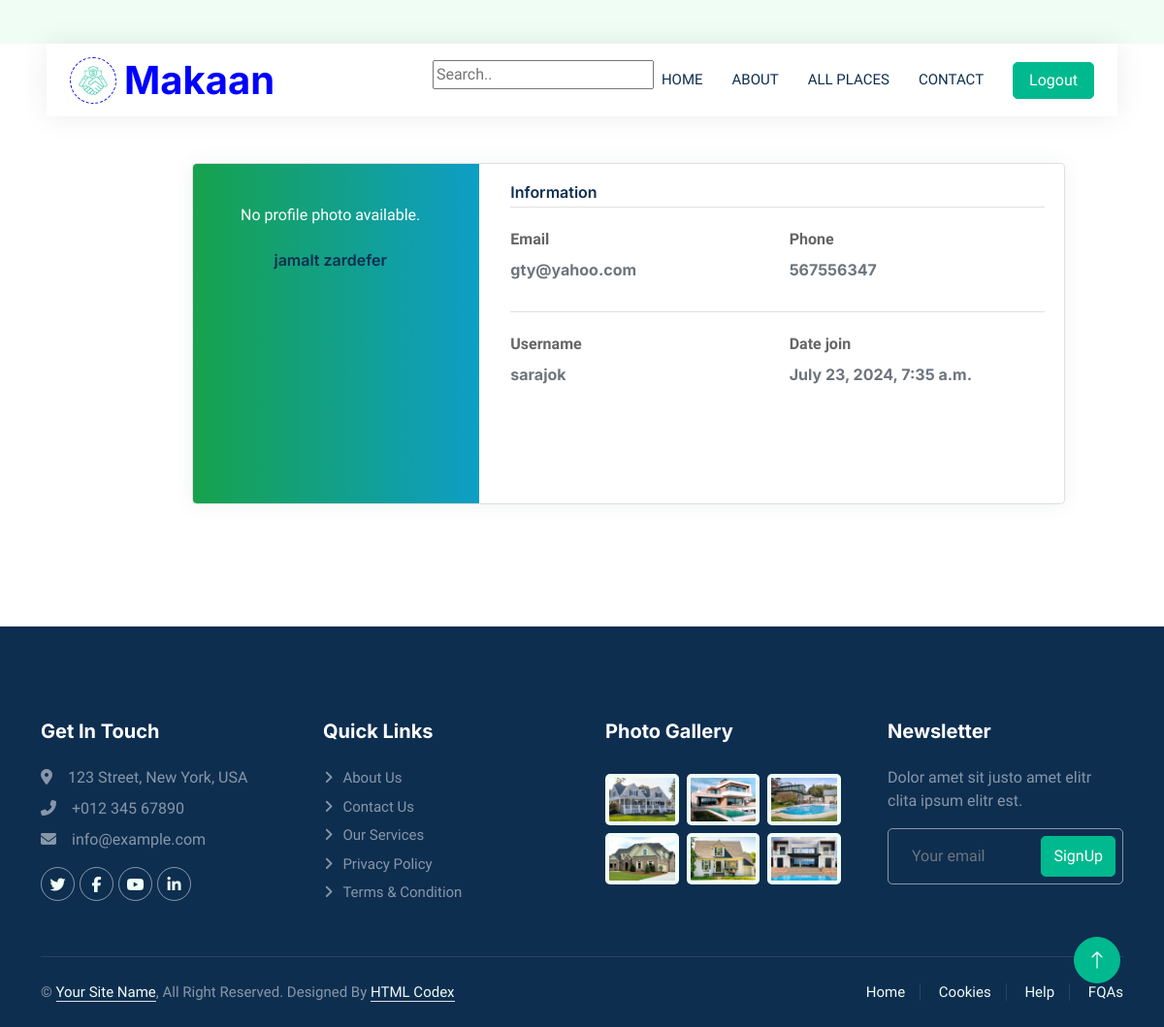
The app's page /auth/profile/ (signed in) with its own data.
### account/models.py (models this page shows, shortened)
class CustomUser(AbstractBaseUser):
    username = models.CharField(max_length=150, unique=True)
    email = models.EmailField(unique=True)
    full_name = models.CharField(max_length=255)
    phone_number = models.CharField(max_length=20, blank=True, null=True)
    profile_photo = models.ImageField(upload_to='profile_photos/', blank=True, null=True)
    is_active = models.BooleanField(default=True)
    is_staff = models.BooleanField(default=False)
    is_superuser = models.BooleanField(default=False)
    date_joined = models.DateTimeField(auto_now_add=True)
    objects = CustomUserManager()
    USERNAME_FIELD = 'username'
    REQUIRED_FIELDS = ['email', 'full_name']

### account/views.py (the view)
# urls.py: path('profile/',ProfileView , name='profile')
@login_required
def ProfileView(request):
    profile=request.user
    photo=request.user.profile_photo
    context = {
        "profile" : profile,
        "photo" : photo,
    }
    return render(request,'account/profile.html',context)

### templates/account/profile.html (shortened to what this page needs)
{% load static %}
<!DOCTYPE html>
<html lang="en">
<head>
    <link rel="stylesheet" href="{% static "account/profile.css" %} ">
    <link rel="stylesheet" href="https://maxcdn.bootstrapcdn.com/bootstrap/4.0.0/css/bootstrap.min.css">
    <link rel="stylesheet" href="https://cdnjs.cloudflare.com/ajax/libs/MaterialDesign-Webfont/3.6.95/css/materialdesignicons.css">
    <link href="https://cdnjs.cloudflare.com/ajax/libs/font-awesome/5.10.0/css/all.min.css" rel="stylesheet">
    <link href="https://cdn.jsdelivr.net/npm/bootstrap-icons@1.4.1/font/bootstrap-icons.css" rel="stylesheet">
    <link href="{% static 'lib/animate/animate.min.css' %}" rel="stylesheet">
    <link href="{% static 'lib/owlcarousel/assets/owl.carousel.min.css' %}" rel="stylesheet">
    <link href="{% static 'css/bootstrap.min.css' %}" rel="stylesheet">
    <link href="{% static 'css/style.css' %}" rel="stylesheet">
</head>
<body>
    <div class="container-xxl bg-white p-0">
        <div class="container-fluid nav-bar bg-transparent">
            <nav class="navbar navbar-expand-lg bg-white navbar-light py-0 px-4">
                <a href="index.html" class="navbar-brand d-flex align-items-center text-center">
                    <div class="icon p-2 me-2">
                        <img class="img-fluid" src="{% static 'img/icon-deal.png' %}" alt="Icon" style="width: 30px; height: 30px;">
                    </div>
                    <h1 style="color:blue;" class="m-0 ">Makaan</h1>
                </a>
                <div class="collapse navbar-collapse" id="navbarCollapse">
                    <div class="navbar-nav ms-auto">
                        <form method='GET' action="{% url "home:places" code=2 %}">
                        <input name='q'  type="text" class=" me-2 mt-3 mb-3" placeholder="Search..">
                        </form>
                        <a href="{% url "home:home" %}" class="nav-item nav-link">Home</a>
                        <a href="{% url "home:about" %}" class="nav-item nav-link ">About</a>
                        <a href="{% url "home:places" code=0 %}" class="nav-link" >All Places</a>
                        <a href="{% url "home:contact" %}" class="nav-item nav-link">Contact</a>
                    </div>
                    {% if not user.is_authenticated %}
                    <a href="{% url "account:login" %}" class="btn btn-primary px-3 d-none d-lg-flex">Login</a>
                    {% else %}
                    <a href="{% url "account:profile" %}" class="btn btn-primary px-3 d-none d-lg-flex">Logout</a>
                    {% endif %}
                </div>
            </nav>
        </div>
    <div  class="page-content page-container" id="page-content">
        <div class="padding">
            <div style='margin-left:-150px' class="row container d-flex justify-content-center">
    <div class="col-xl-6 col-md-12">
        <div class="card user-card-full">
            <div class="row m-l-0 m-r-0">
                <div class="col-sm-4 bg-c-lite-green user-profile">
                    <div class="card-block text-center text-white">
                        <div class="m-b-25">
                            {% if profile.profile_photo %}
                                <img style='width:120px; height:120px' src="{{ profile.profile_photo.url }}" class="img-radius" alt="User-Profile-Image">
                            {% else %}
                                <p>No profile photo available.</p>
                            {% endif %}
                        </div>
                        <h6 class="f-w-600">{{profile.full_name}}</h6>
                    </div>
                </div>
                <div class="col-sm-8">
                    <div class="card-block">
                        <h6 class="m-b-20 p-b-5 b-b-default f-w-600">Information</h6>
                        <div class="row">
                            <div class="col-sm-6">
                                <p class="m-b-10 f-w-600">Email</p>
                                <h6 class="text-muted f-w-400">{{profile.email}}</h6>
                            </div>
                            <div class="col-sm-6">
                                <p class="m-b-10 f-w-600">Phone</p>
                                <h6 class="text-muted f-w-400">{{profile.phone_number}}</h6>
                            </div>
                        </div>
                        <h6 class="m-b-20 m-t-40 p-b-5 b-b-default f-w-600"></h6>
                        <div class="row">
                            <div class="col-sm-6">
                                <p class="m-b-10 f-w-600">Username</p>
                                <h6 class="text-muted f-w-400">{{profile.username}}</h6>
                            </div>
                            <div class="col-sm-6">
                                <p class="m-b-10 f-w-600">Date join</p>
                                <h6 class="text-muted f-w-400">{{profile.date_joined}}</h6>
                            </div>
                        </div>
                    </div>
                </div>
            </div>
        </div>
    </div>
        </div>
        </div>
    </div>
    <div class="container-fluid bg-dark text-white-50 footer pt-5 mt-5 wow fadeIn" data-wow-delay="0.1s">
        <div class="container py-5">
            <div class="row g-5">
                <div class="col-lg-3 col-md-6">
                    <h5 class="text-white mb-4">Get In Touch</h5>
                    <p class="mb-2"><i class="fa fa-map-marker-alt me-3"></i>123 Street, New York, USA</p>
                    <p class="mb-2"><i class="fa fa-phone-alt me-3"></i>+012 345 67890</p>
                    <p class="mb-2"><i class="fa fa-envelope me-3"></i>info@example.com</p>
                    <div class="d-flex pt-2">
                        <a class="btn btn-outline-light btn-social" href=""><i class="fab fa-twitter"></i></a>
                        <a class="btn btn-outline-light btn-social" href=""><i class="fab fa-facebook-f"></i></a>
                        <a class="btn btn-outline-light btn-social" href=""><i class="fab fa-youtube"></i></a>
                        <a class="btn btn-outline-light btn-social" href=""><i class="fab fa-linkedin-in"></i></a>
                    </div>
                </div>
                <div class="col-lg-3 col-md-6">
                    <h5 class="text-white mb-4">Quick Links</h5>
                    <a class="btn btn-link text-white-50" href="">About Us</a>
                    <a class="btn btn-link text-white-50" href="">Contact Us</a>
                    <a class="btn btn-link text-white-50" href="">Our Services</a>
                    <a class="btn btn-link text-white-50" href="">Privacy Policy</a>
                    <a class="btn btn-link text-white-50" href="">Terms & Condition</a>
                </div>
                <div class="col-lg-3 col-md-6">
                    <h5 class="text-white mb-4">Photo Gallery</h5>
                    <div class="row g-2 pt-2">
                        <div class="col-4">
                            <img class="img-fluid rounded bg-light p-1" src="{% static 'img/property-1.jpg'  %}" alt="">
                        </div>
                        <div class="col-4">
                            <img class="img-fluid rounded bg-light p-1" src="{% static 'img/property-2.jpg'  %}" alt="">
                        </div>
                        <div class="col-4">
                            <img class="img-fluid rounded bg-light p-1" src="{% static 'img/property-3.jpg'  %}" alt="">
                        </div>
                        <div class="col-4">
                            <img class="img-fluid rounded bg-light p-1" src="{% static 'img/property-4.jpg'  %}" alt="">
                        </div>
                        <div class="col-4">
                            <img class="img-fluid rounded bg-light p-1" src="{% static 'img/property-5.jpg'  %}" alt="">
                        </div>
                        <div class="col-4">
                            <img class="img-fluid rounded bg-light p-1" src="{% static 'img/property-6.jpg'  %}" alt="">
                        </div>
                    </div>
                </div>
                <div class="col-lg-3 col-md-6">
                    <h5 class="text-white mb-4">Newsletter</h5>
                    <p>Dolor amet sit justo amet elitr clita ipsum elitr est.</p>
                    <div class="position-relative mx-auto" style="max-width: 400px;">
                        <input class="form-control bg-transparent w-100 py-3 ps-4 pe-5" type="text" placeholder="Your email">
                        <button type="button" class="btn btn-primary py-2 position-absolute top-0 end-0 mt-2 me-2">SignUp</button>
                    </div>
                </div>
            </div>
        </div>
        <div class="container">
            <div class="copyright">
                <div class="row">
                    <div class="col-md-6 text-center text-md-start mb-3 mb-md-0">
                        &copy; <a class="border-bottom" href="#">Your Site Name</a>, All Right Reserved.
                        Designed By <a class="border-bottom" href="https://htmlcodex.com">HTML Codex</a>
                    </div>
                    <div class="col-md-6 text-center text-md-end">
                        <div class="footer-menu">
                            <a href="">Home</a>
                            <a href="">Cookies</a>
                            <a href="">Help</a>
                            <a href="">FQAs</a>
                        </div>
                    </div>
                </div>
            </div>
        </div>
    </div>
    <a href="#" class="btn btn-lg btn-primary btn-lg-square back-to-top"><i class="bi bi-arrow-up"></i></a>
</div>
</body>
</html>

### statics/account/profile.css (style rules this page uses)
body { background-color: #141495 }
.padding { padding: 3rem !important }
.user-card-full { overflow: hidden; }
.card { border-radius: 5px; -webkit-box-shadow: 0 1px 20px 0 rgba(69,90,100,0.08); box-shadow: 0 1px 20px 0 rgba(69,90,100,0.08); border: none; margin-bottom: 30px; width: 900px; margin-right: 159px; }
.m-r-0 { margin-right: 0px; }
.m-l-0 { margin-left: 0px; }
.user-card-full .user-profile { border-radius: 5px 0 0 5px; }
.bg-c-lite-green { background: -webkit-gradient(linear, left top, right top, from(#13c354), to(#0dd28d)); background: linear-gradient(to right, #17a248, #0e9ec6); }
.user-profile { padding: 20px 0; height: 350px; }
.card-block { padding: 1.25rem; }
.m-b-25 { margin-bottom: 25px; }
h6 { font-size: 14px; }
.card .card-block p { line-height: 25px; }
.b-b-default { border-bottom: 1px solid #e0e0e0; }
.m-b-20 { margin-bottom: 20px; }
.p-b-5 { padding-bottom: 5px !important; }
.m-b-10 { margin-bottom: 10px; }
.text-muted { color: #919aa3 !important; }
.f-w-600 { font-weight: 600; }
.m-t-40 { margin-top: 20px; }

### statics/css/style.css (style rules this page uses)
:root { --primary: #080bdf; --secondary: #FF6922; --light: #EFFDF5; --dark: #0E2E50; }
.back-to-top { position: fixed; display: none; right: 45px; bottom: 45px; z-index: 99; }
.btn { transition: .5s; }
.btn.btn-primary, .btn.btn-secondary { color: #FFFFFF; }
.btn-lg-square { width: 48px; height: 48px; }
.btn-square, .btn-sm-square, .btn-lg-square { padding: 0; display: flex; align-items: center; justify-content: center; font-weight: normal; border-radius: 50px; }
.nav-bar { position: relative; margin-top: 45px; padding: 0 3rem; transition: .5s; z-index: 9999; }
.navbar { box-shadow: 0 0 30px rgba(0, 0, 0, .08); }
.navbar-light .navbar-nav .nav-link { margin-right: 30px; padding: 25px 0; color: #FFFFFF; font-size: 15px; text-transform: uppercase; outline: none; }
.navbar-light .navbar-brand { height: 75px; }
.navbar-light .navbar-nav .nav-link { color: var(--dark); font-weight: 500; }
.icon { padding: 15px; display: inline-flex; align-items: center; justify-content: center; background: #FFFFFF !important; border-radius: 50px; border: 1px dashed var(--primary) !important; }
.footer .btn.btn-social { margin-right: 5px; width: 35px; height: 35px; display: flex; align-items: center; justify-content: center; color: var(--light); border: 1px solid rgba(255,255,255,0.5); border-radius: 35px; transition: .3s; }
.footer .btn.btn-link { display: block; margin-bottom: 5px; padding: 0; text-align: left; font-size: 15px; font-weight: normal; text-transform: capitalize; transition: .3s; }
.footer .btn.btn-link::before { position: relative; content: "\f105"; font-family: "Font Awesome 5 Free"; font-weight: 900; margin-right: 10px; }
.footer .form-control { border-color: rgba(255,255,255,0.5); }
.footer .copyright { padding: 25px 0; font-size: 15px; border-top: 1px solid rgba(256, 256, 256, .1); }
.footer .copyright a { color: var(--light); }
.footer .footer-menu a { margin-right: 15px; padding-right: 15px; border-right: 1px solid rgba(255, 255, 255, .1); }
.footer .footer-menu a:last-child { margin-right: 0; padding-right: 0; border-right: none; }

### records on screen
CustomUser: full_name "jamalt zardefer", email "gty@yahoo.com", phone_number "567556347", username "sarajok", date_joined "July 23, 2024, 7:35 a.m."
